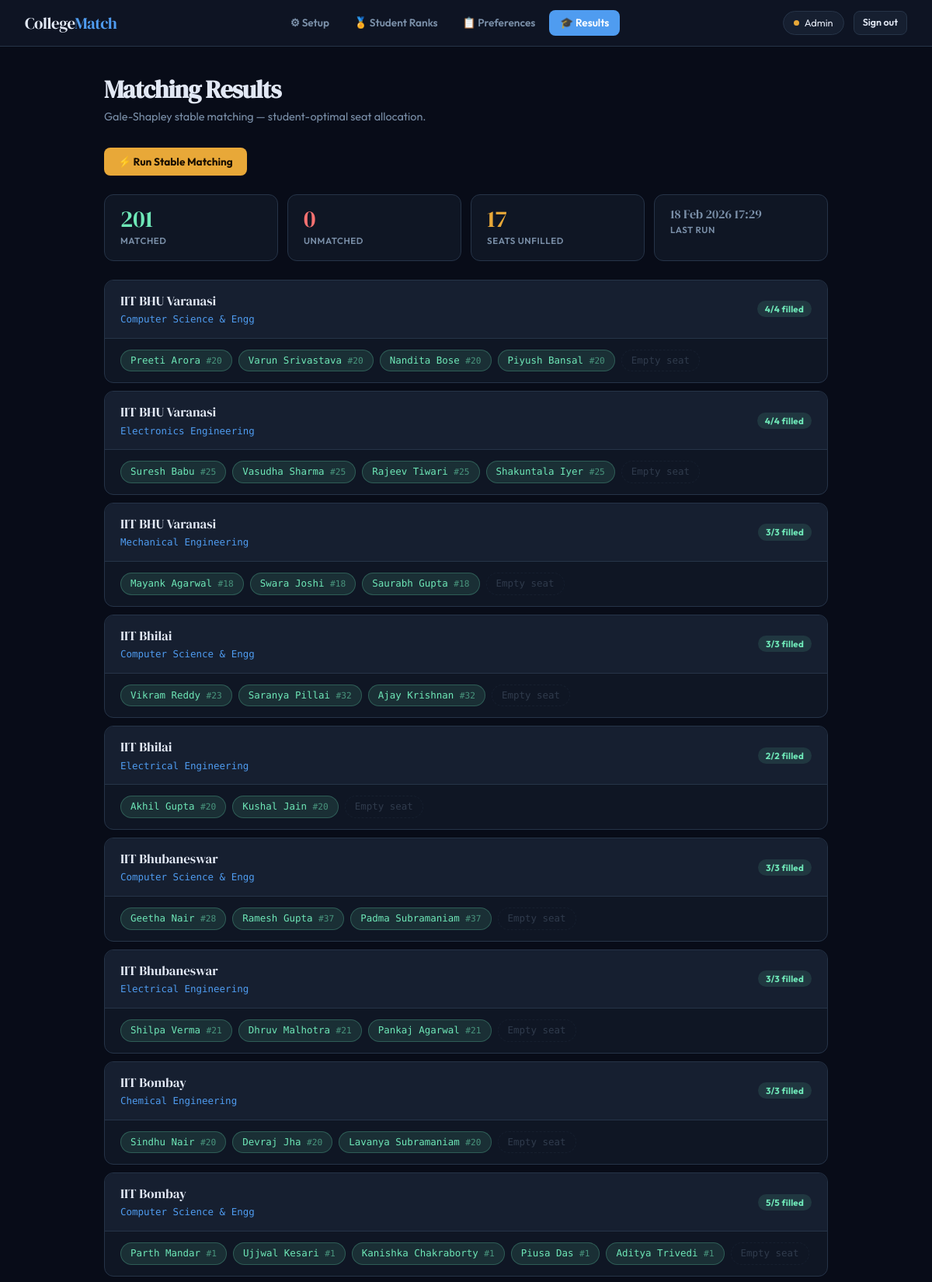
The page /admin-portal/results/ (signed in, upper part) on the database its author committed.
### matching/models.py (models this page shows, shortened)
class MatchingResult(models.Model):
    run_at = models.DateTimeField(auto_now_add=True)
    is_active = models.BooleanField(default=True)
    total_matched = models.PositiveIntegerField(default=0)
    total_unmatched = models.PositiveIntegerField(default=0)
    total_unfilled = models.PositiveIntegerField(default=0)
    class Meta:
        ordering = ['-run_at']

class Branch(models.Model):
    college = models.CharField(max_length=200)
    branch = models.CharField(max_length=200)
    seats = models.PositiveIntegerField(default=5)
    created_at = models.DateTimeField(auto_now_add=True)
    class Meta:
        ordering = ['college', 'branch']
        unique_together = ['college', 'branch']

class Allotment(models.Model):
    result = models.ForeignKey(MatchingResult, on_delete=models.CASCADE, related_name='allotments')
    student = models.ForeignKey(StudentProfile, on_delete=models.CASCADE, related_name='allotments')
    branch = models.ForeignKey(Branch, on_delete=models.CASCADE, related_name='allotments', null=True, blank=True)
    preference_rank = models.PositiveIntegerField(null=True, blank=True)
    is_matched = models.BooleanField(default=False)
    class Meta:
        unique_together = ['result', 'student']

class StudentProfile(models.Model):
    user = models.OneToOneField(User, on_delete=models.CASCADE, related_name='profile')
    air_rank = models.PositiveIntegerField(null=True, blank=True, help_text="All India Rank")
    has_submitted = models.BooleanField(default=False)

### matching/views.py (the view, shortened to what this page needs)
# urls.py: path('admin-portal/results/', views.admin_results, name='admin_results'),
@login_required
@user_passes_test(is_admin, login_url='/login/')
def admin_results(request):
    result = MatchingResult.objects.filter(is_active=True).first()
    allotments_by_branch = {}
    unmatched = []
    if result:
        for allotment in result.allotments.select_related('student__user', 'branch').order_by('branch__college', 'branch__branch'):
            if allotment.is_matched and allotment.branch:
                key = allotment.branch.id
                if key not in allotments_by_branch:
                    allotments_by_branch[key] = {'branch': allotment.branch, 'allotments': []}
                allotments_by_branch[key]['allotments'].append(allotment)
            elif not allotment.is_matched:
                unmatched.append(allotment)
    branches = Branch.objects.all()
    branch_results = []
    for branch in branches:
        allots = allotments_by_branch.get(branch.id, {}).get('allotments', [])
        branch_results.append({
            'branch': branch,
            'allotments': allots,
            'filled': len(allots),
            'empty': branch.seats - len(allots),
        })
    return render(request, 'matching/admin_results.html', {
        'result': result,
        'branch_results': branch_results,
        'unmatched': unmatched,
    })

### matching/views.py (called while the page is built)
def is_admin(user):
    return user.is_staff or user.is_superuser

### matching/templates/matching/admin_results.html (shortened to what this page needs)
{% extends 'matching/base.html' %}
{% block nav_results %}active{% endblock %}
{% block content %}
<h1>Matching Results</h1>
<p class="page-subtitle">Gale-Shapley stable matching — student-optimal seat allocation.</p>
<form method="post" style="margin-bottom:24px">
  <button type="submit" class="btn btn-gold"
          onclick="return confirmAction('Run stable matching? This will replace any existing result.')">
    ⚡ Run Stable Matching
  </button>
</form>
{% if result %}
<div class="stats-row">
  <div class="stat-box">
    <div class="stat-val" style="color:var(--green)">{{ result.total_matched }}</div>
    <div class="stat-lbl">Matched</div>
  </div>
  <div class="stat-box">
    <div class="stat-val" style="color:var(--red)">{{ result.total_unmatched }}</div>
    <div class="stat-lbl">Unmatched</div>
  </div>
  <div class="stat-box">
    <div class="stat-val" style="color:var(--gold)">{{ result.total_unfilled }}</div>
    <div class="stat-lbl">Seats Unfilled</div>
  </div>
  <div class="stat-box">
    <div class="stat-val" style="font-size:1rem;color:var(--muted)">{{ result.run_at|date:"d M Y H:i" }}</div>
    <div class="stat-lbl">Last Run</div>
  </div>
</div>
{% for item in branch_results %}
<div class="result-card">
  <div class="result-header">
    <div>
      <div class="result-college">{{ item.branch.college }}</div>
      <div class="result-branch-name">{{ item.branch.branch }}</div>
    </div>
    <span class="pill {% if item.filled == item.branch.seats %}pill-green{% else %}pill-yellow{% endif %}">
      {{ item.filled }}/{{ item.branch.seats }} filled
    </span>
  </div>
  <div class="result-students">
    {% for allotment in item.allotments %}
    <span class="student-chip chip-matched"
          title="Preference rank: #{{ allotment.preference_rank }}">
      {{ allotment.student.user.get_full_name|default:allotment.student.user.username }}
      <span style="opacity:0.55;font-size:0.7rem"> #{{ allotment.preference_rank }}</span>
    </span>
    {% endfor %}
    {% for i in item.empty|rjust:item.empty %}
    <span class="student-chip chip-empty">Empty seat</span>
    {% endfor %}
  </div>
</div>
{% endfor %}
{% endif %}
{% endblock %}

### matching/static/matching/css/main.css (style rules this page uses)
:root { --bg: #080c18; --surface: #0f1624; --surface2: #161f30; --surface3: #1e2a40; --border: #263448; --accent: #4f9cf0; --accent-dim: rgba(79,156,240,0.15); --gold: #e8a838; --gold-dim: rgba(232,168,56,0.15); --green: #6ee7b7; --green-dim: rgba(110,231,183,0.12); --red: #f87171; --red-dim: rgba(248,113,113,0.12); --purple: #a78bfa; --text: #e2e8f4; --muted: #7a8fa8; --radius: 12px; }
*, *::before, *::after { box-sizing: border-box; margin: 0; padding: 0; }
body { font-family: 'Outfit', sans-serif; background: var(--bg); color: var(--text); min-height: 100vh; font-size: 15px; line-height: 1.5; }
h1 { font-family: 'DM Serif Display', serif; font-size: 2rem; letter-spacing: -0.025em; margin-bottom: 6px; line-height: 1.2; }
.page-subtitle { color: var(--muted); font-size: 0.9rem; margin-bottom: 28px; line-height: 1.5; }
.stats-row { display: grid; grid-template-columns: repeat(auto-fit, minmax(130px, 1fr)); gap: 12px; margin-bottom: 24px; }
.stat-box { background: var(--surface); border: 1px solid var(--border); border-radius: var(--radius); padding: 16px 20px; }
.stat-val { font-family: 'DM Serif Display', serif; font-size: 1.9rem; color: var(--accent); line-height: 1; margin-bottom: 4px; }
.stat-lbl { font-size: 0.72rem; color: var(--muted); text-transform: uppercase; letter-spacing: 0.05em; font-weight: 600; }
.btn { display: inline-flex; align-items: center; gap: 6px; padding: 9px 18px; border: none; border-radius: 8px; font-family: 'Outfit', sans-serif; font-size: 0.85rem; font-weight: 600; cursor: pointer; transition: all 0.15s; text-decoration: none; white-space: nowrap; }
.btn-gold { background: var(--gold); color: #1a0f00; font-weight: 700; }
.pill { display: inline-block; padding: 2px 10px; border-radius: 20px; font-size: 0.72rem; font-weight: 700; letter-spacing: 0.02em; }
.pill-green { background: var(--green-dim); color: var(--green); }
.result-card { background: var(--surface); border: 1px solid var(--border); border-radius: var(--radius); overflow: hidden; margin-bottom: 10px; }
.result-header { padding: 14px 20px; background: var(--surface2); border-bottom: 1px solid var(--border); display: flex; align-items: center; justify-content: space-between; }
.result-college { font-family: 'DM Serif Display', serif; font-size: 1.05rem; }
.result-branch-name { font-family: 'DM Mono', monospace; font-size: 0.78rem; color: var(--accent); margin-top: 2px; }
.result-students { padding: 14px 20px; display: flex; flex-wrap: wrap; gap: 8px; }
.student-chip { padding: 4px 12px; border-radius: 20px; font-size: 0.78rem; font-family: 'DM Mono', monospace; }
.chip-matched { background: var(--green-dim); border: 1px solid rgba(110,231,183,0.25); color: var(--green); }
.chip-empty { opacity: 0.3; border: 1px dashed var(--border); color: var(--muted); }

### rows shown on the page
MatchingResult: total_matched "201", total_unmatched "0", total_unfilled "17", run_at "18 Feb 2026 17:29"
Branch: branch.college "IIT BHU Varanasi", branch.branch "Computer Science & Engg", filled "4", branch.seats "4"
Allotment: student.user.get_full_name "Preeti Arora", preference_rank "20"
Allotment: student.user.get_full_name "Varun Srivastava", preference_rank "20"
Allotment: student.user.get_full_name "Nandita Bose", preference_rank "20"
Allotment: student.user.get_full_name "Piyush Bansal", preference_rank "20"
Branch: branch.college "IIT BHU Varanasi", branch.branch "Electronics Engineering", filled "4", branch.seats "4"
Allotment: student.user.get_full_name "Suresh Babu", preference_rank "25"
Allotment: student.user.get_full_name "Vasudha Sharma", preference_rank "25"
Allotment: student.user.get_full_name "Rajeev Tiwari", preference_rank "25"
Allotment: student.user.get_full_name "Shakuntala Iyer", preference_rank "25"
Branch: branch.college "IIT BHU Varanasi", branch.branch "Mechanical Engineering", filled "3", branch.seats "3"
Allotment: student.user.get_full_name "Mayank Agarwal", preference_rank "18"
Allotment: student.user.get_full_name "Swara Joshi", preference_rank "18"
Allotment: student.user.get_full_name "Saurabh Gupta", preference_rank "18"
Branch: branch.college "IIT Bhilai", branch.branch "Computer Science & Engg", filled "3", branch.seats "3"
Allotment: student.user.get_full_name "Vikram Reddy", preference_rank "23"
Allotment: student.user.get_full_name "Saranya Pillai", preference_rank "32"
Allotment: student.user.get_full_name "Ajay Krishnan", preference_rank "32"
Branch: branch.college "IIT Bhilai", branch.branch "Electrical Engineering", filled "2", branch.seats "2"
Allotment: student.user.get_full_name "Akhil Gupta", preference_rank "20"
Allotment: student.user.get_full_name "Kushal Jain", preference_rank "20"
Branch: branch.college "IIT Bhubaneswar", branch.branch "Computer Science & Engg", filled "3", branch.seats "3"
Allotment: student.user.get_full_name "Geetha Nair", preference_rank "28"
Allotment: student.user.get_full_name "Ramesh Gupta", preference_rank "37"
Allotment: student.user.get_full_name "Padma Subramaniam", preference_rank "37"
Branch: branch.college "IIT Bhubaneswar", branch.branch "Electrical Engineering", filled "3", branch.seats "3"
Allotment: student.user.get_full_name "Shilpa Verma", preference_rank "21"
Allotment: student.user.get_full_name "Dhruv Malhotra", preference_rank "21"
Allotment: student.user.get_full_name "Pankaj Agarwal", preference_rank "21"
Branch: branch.college "IIT Bombay", branch.branch "Chemical Engineering", filled "3", branch.seats "3"
Allotment: student.user.get_full_name "Sindhu Nair", preference_rank "20"
Allotment: student.user.get_full_name "Devraj Jha", preference_rank "20"
Allotment: student.user.get_full_name "Lavanya Subramaniam", preference_rank "20"
Branch: branch.college "IIT Bombay", branch.branch "Computer Science & Engg", filled "5", branch.seats "5"
Allotment: student.user.get_full_name "Parth Mandar", preference_rank "1"
Allotment: student.user.get_full_name "Ujjwal Kesari", preference_rank "1"
Allotment: student.user.get_full_name "Kanishka Chakraborty", preference_rank "1"
Allotment: student.user.get_full_name "Piusa Das", preference_rank "1"
Allotment: student.user.get_full_name "Aditya Trivedi", preference_rank "1"
